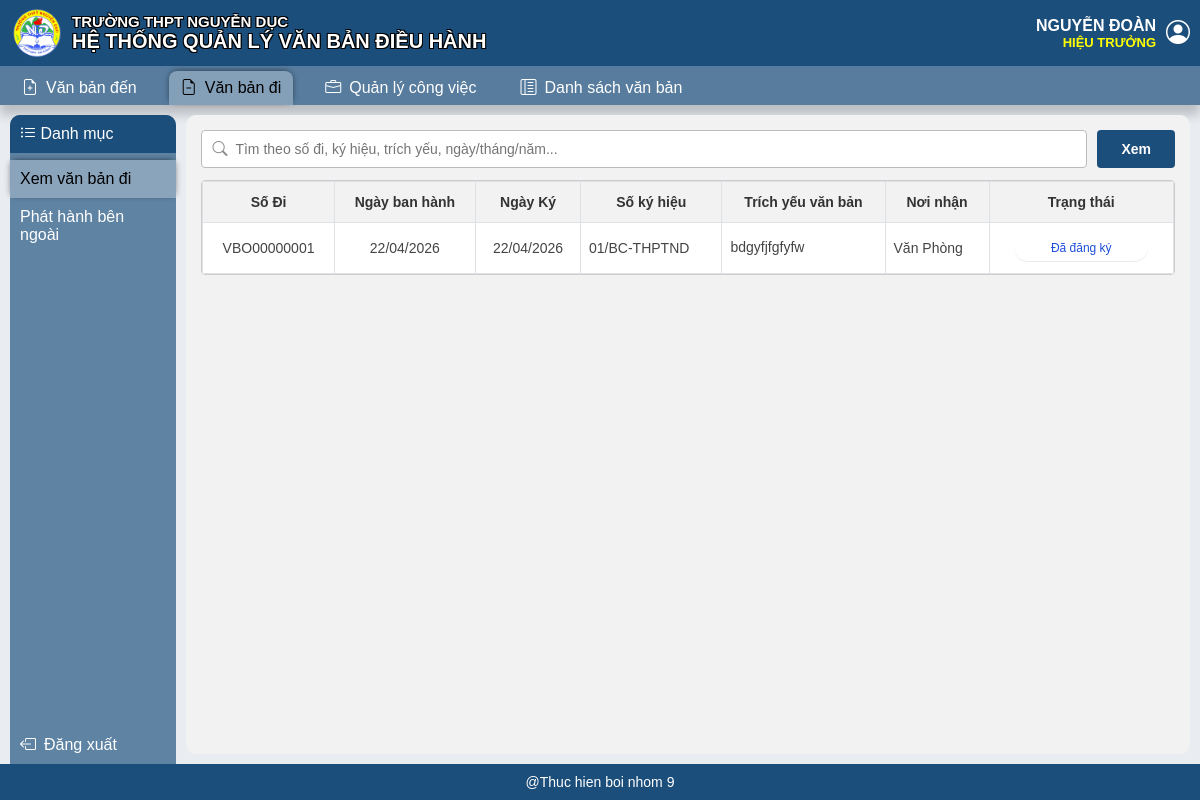
The page /van-ban-di/ (signed in) on the database as committed earlier.
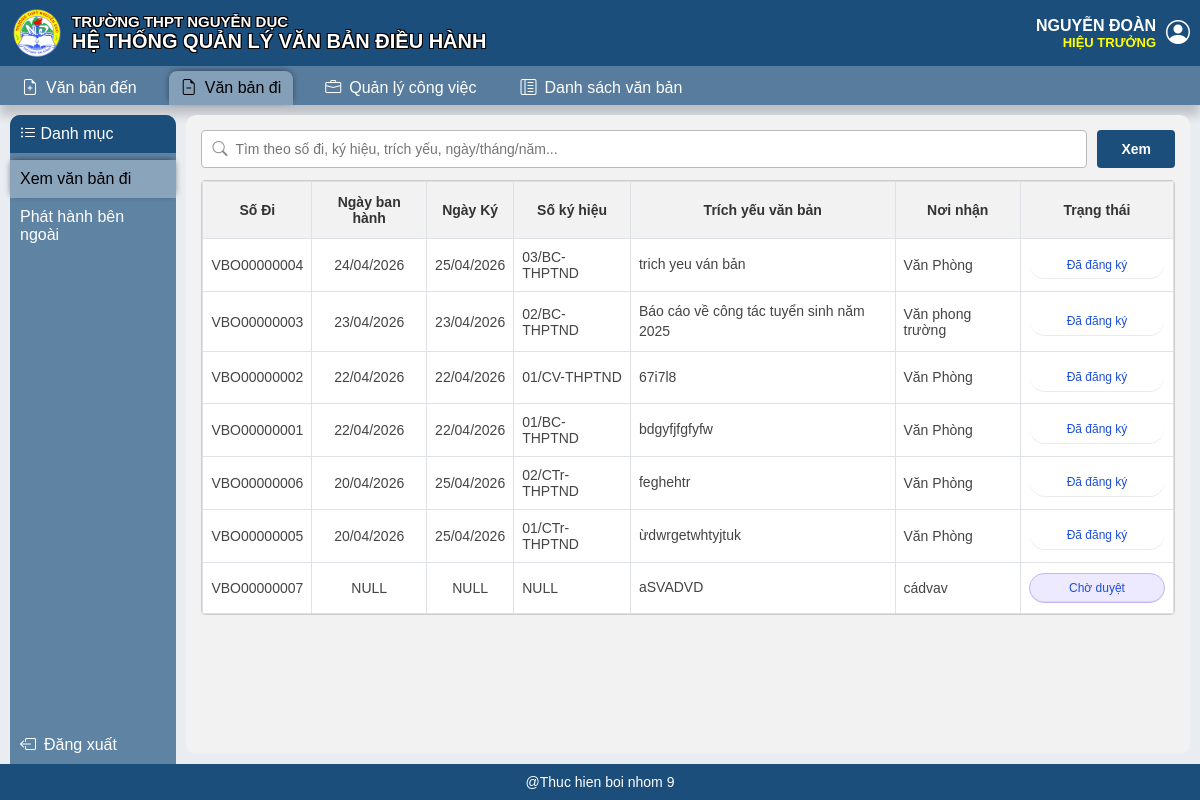
The same page on the database as committed later.
### QLVBDH/models.py (models this page shows, shortened)
class VanBanDi(models.Model):
    class TrangThai(models.TextChoices):
        DU_THAO = "Du thao", "Dự thảo"
        CHO_DUYET = "Cho duyet", "Chờ duyệt"
        DANG_CHINH_SUA = "Dang chinh sua", "Đang chỉnh sửa"
        CHO_DANG_KY = "Cho dang ky", "Chờ đăng ký"
        DA_DANG_KY = "Da dang ky", "Đã đăng ký"
        CHO_LUAN_CHUYEN = "Cho luan chuyen", "Chờ luân chuyển"
        CHO_PHAN_CONG = "Cho phan cong", "Chờ phân công"
        DA_HOAN_THANH = "Da hoan thanh", "Đã hoàn thành"
        DA_BAN_HANH = "Da ban hanh", "Đã ban hành"
    so_vb_di = models.CharField(max_length=10, primary_key=True, blank=True)
    so_thu_tu = models.PositiveIntegerField(null=True, blank=True)
    so_ky_hieu = models.CharField(max_length=50)
    ma_loai_vb = models.ForeignKey(
        LoaiVanBan,
        on_delete=models.PROTECT,
        related_name="van_ban_dis",
    )
    nguoi_tao = models.ForeignKey(
        GiaoVien,
        on_delete=models.PROTECT,
        related_name="van_ban_da_tao",
    )
    trich_yeu = models.CharField(max_length=500)
    nguoi_ky = models.ForeignKey(
        GiaoVien,
        on_delete=models.PROTECT,
        related_name="van_ban_da_ky",
    )
    ngay_ky = models.DateField(null=True, blank=True)
    noi_nhan = models.CharField(max_length=100)
    ban_du_thao = models.FileField(upload_to="van_ban_di/du_thao/", null=True, blank=True)
    ban_chinh_thuc = models.FileField(
        upload_to="van_ban_di/chinh_thuc/",
        null=True,
        blank=True,
    )
    trang_thai_vb_di = models.CharField(max_length=50, default="Soạn thảo")
    da_phat_hanh_ben_ngoai = models.BooleanField(default=False)
    da_ban_hanh_noi_bo = models.BooleanField(default=False)
    da_gui_phan_cong = models.BooleanField(default=False)
    ngay_ban_hanh = models.DateField(null=True, blank=True)
    ma_muc_do = models.ForeignKey(
        MucDoUuTien,
        on_delete=models.PROTECT,
        related_name="van_ban_dis",
    )
    class Meta:
        db_table = "VanBanDi"
        verbose_name = "Văn bản đi"
        verbose_name_plural = "Văn bản đi"
        ordering = ["-ngay_ban_hanh", "-ngay_ky"]
    def get_file_attachments(self, loai_tep):
        return list(self.tep_dinh_kem_dis.filter(loai_tep=loai_tep).order_by("thu_tu", "ngay_tao", "ma_tep"))
    def get_draft_attachments(self):
        return self.get_file_attachments(TepDinhKemVanBanDi.LoaiTep.DU_THAO)
    def get_official_attachments(self):
        return self.get_file_attachments(TepDinhKemVanBanDi.LoaiTep.CHINH_THUC)

### QLVBDH/views.py (the view)
# urls.py: path("van-ban-di/", danh_sach_van_ban_di_view, name="danh_sach_van_ban_di"),
@login_required
def danh_sach_van_ban_di_view(request):
    giao_vien = getattr(request.user, "ho_so_giao_vien", None)
    denied_response = deny_if_no_permission(
        request,
        allowed=can_view_incoming_outgoing(giao_vien),
    )
    if denied_response:
        return denied_response
    documents = list(
        annotate_priority_order(VanBanDi.objects.select_related("ma_loai_vb", "ma_muc_do", "nguoi_tao", "nguoi_ky"))
        .prefetch_related("xu_lys__ma_gv")
        .order_by("priority_rank", "-ngay_ban_hanh", "-ngay_ky", "-so_vb_di")
    )
    documents.sort(
        key=lambda document: build_document_list_sort_key(
            document,
            status_value=document.trang_thai_vb_di,
            date_value=document.ngay_ban_hanh or document.ngay_ky,
            sequence_value=document.so_vb_di,
            pending_status=VanBanDi.TrangThai.CHO_PHAN_CONG,
        )
    )
    for document in documents:
        document.status_css_class = get_van_ban_di_status_class(document.trang_thai_vb_di)
        document.trang_thai_hien_thi = get_van_ban_di_status_label(document.trang_thai_vb_di)
        document.da_phan_cong = bool(document.da_gui_phan_cong)
        document.nguoi_ky_hien_thi = get_document_signers_display(document)
        document.ban_du_thao_attachments_json = serialize_attachment_json(
            serialize_outgoing_supporting_attachments(document, TepDinhKemVanBanDi.LoaiTep.DU_THAO)
        )
        document.ban_chinh_thuc_attachments_json = serialize_attachment_json(
            serialize_outgoing_supporting_attachments(document, TepDinhKemVanBanDi.LoaiTep.CHINH_THUC)
        )
    context = {
        "page_title": "Danh sách văn bản đi",
        "active_menu": "outgoing_text",
        "documents": documents,
        "document_status_choices": build_choice_options(
            VanBanDi.TrangThai,
            [
                VanBanDi.TrangThai.DU_THAO,
                VanBanDi.TrangThai.CHO_DUYET,
                VanBanDi.TrangThai.DANG_CHINH_SUA,
                VanBanDi.TrangThai.CHO_DANG_KY,
                VanBanDi.TrangThai.DA_DANG_KY,
                VanBanDi.TrangThai.DA_HOAN_THANH,
            ],
        ),
        "loai_van_ban_list": LoaiVanBan.objects.filter(ap_dung__in=[0, 2]).order_by("ten_loai_vb"),
        "muc_do_list": MucDoUuTien.objects.order_by("muc_do"),
        "giao_vien_list": GiaoVien.objects.order_by("ho_ten"),
        "recipient_list": NoiNhan.objects.order_by("ten_noi_nhan"),
        "can_manage_documents": giao_vien is None or is_van_thu(giao_vien),
    }
    return render(request, "van_ban_di_list.html", context)

### QLVBDH/context_processors.py (called while the page is built)
def normalize_text(value):
    normalized = unicodedata.normalize("NFD", value or "")
    without_marks = "".join(char for char in normalized if unicodedata.category(char) != "Mn")
    compact = " ".join(without_marks.strip().lower().split())
    return compact.replace(" /", "/").replace("/ ", "/")

def has_role(giao_vien, role_name):
    if giao_vien is None:
        return False
    return normalize_text(giao_vien.chuc_vu) == normalize_text(role_name)

def has_group(giao_vien, group_name):
    if giao_vien is None or not giao_vien.user_id:
        return False
    target = normalize_text(group_name)
    return any(target == normalize_text(name) for name in giao_vien.user.groups.values_list("name", flat=True))

def has_any_group(giao_vien, *group_names):
    return any(has_group(giao_vien, group_name) for group_name in group_names)

def is_limited_bgh_user(giao_vien):
    return has_group(giao_vien, "Ban giam hieu")

### QLVBDH/models.py (called while the page is built)
    @property
    def ten_vai_tro_hien_thi(self):
        return (self.chuc_vu or "").strip()

### QLVBDH/views.py (called while the page is built)
def get_choice_label(choice_class, value):
    for choice in choice_class:
        if choice.value == value:
            return choice.label
    return (value or "").strip()

### QLVBDH/templates/van_ban_di_list.html (shortened to what the changed rows need)
{% extends "base.html" %}
{% load static %}
{% block extra_css %}
    <link rel="stylesheet" href="{% static 'css/van_ban_di_list.css' %}">
{% endblock %}
{% block content %}
    <div class="van-ban-page" data-can-manage="{% if can_manage_documents %}1{% else %}0{% endif %}">
        <div class="table-responsive">
            <table class="table-custom">
                <thead>
                    <tr>
                        <th>Số Đi</th>
                        <th>Ngày ban hành</th>
                        <th>Ngày Ký</th>
                        <th>Số ký hiệu</th>
                        <th>Trích yếu văn bản</th>
                        <th>Nơi nhận</th>
                        <th>Trạng thái</th>
                    </tr>
                </thead>
                <tbody id="data-table-body">
                    {% for document in documents %}
                        <tr
                            data-update-url="{% url 'cap_nhat_van_ban_di' document.so_vb_di %}"
                            data-register-url="{% url 'dang_ky_van_ban_di' document.so_vb_di %}"
                            data-transfer-url="{% url 'luan_chuyen_van_ban_di' document.so_vb_di %}"
                            data-external-publish-url="{% url 'phat_hanh_ben_ngoai_van_ban_di' document.so_vb_di %}"
                            data-internal-publish-url="{% url 'ban_hanh_noi_bo_van_ban_di' document.so_vb_di %}"
                            data-so-di="{{ document.so_vb_di }}"
                            data-trang-thai="{{ document.trang_thai_vb_di }}"
                            data-da-phan-cong="{% if document.da_phan_cong %}1{% else %}0{% endif %}"
                            data-da-phat-hanh-ben-ngoai="{% if document.da_phat_hanh_ben_ngoai %}1{% else %}0{% endif %}"
                            data-da-ban-hanh-noi-bo="{% if document.da_ban_hanh_noi_bo %}1{% else %}0{% endif %}"
                            data-da-gui-phan-cong="{% if document.da_gui_phan_cong %}1{% else %}0{% endif %}"
                            data-ngay-ban-hanh="{% if document.ngay_ban_hanh %}{{ document.ngay_ban_hanh|date:'d/m/Y' }}{% endif %}"
                            data-ngay-ky="{% if document.ngay_ky %}{{ document.ngay_ky|date:'d/m/Y' }}{% endif %}"
                            data-so-ky-hieu="{{ document.so_ky_hieu }}"
                            data-trich-yeu="{{ document.trich_yeu }}"
                            data-noi-nhan="{{ document.noi_nhan }}"
                            data-loai-vb-id="{{ document.ma_loai_vb_id }}"
                            data-muc-do-id="{{ document.ma_muc_do_id }}"
                            data-nguoi-tao-id="{{ document.nguoi_tao_id }}"
                            data-nguoi-ky-id="{{ document.nguoi_ky_id }}"
                            data-nguoi-ky-display="{{ document.nguoi_ky_hien_thi }}"
                            data-ban-du-thao-name="{% if document.ban_du_thao %}{{ document.ban_du_thao.name|cut:'van_ban_di/du_thao/' }}{% endif %}"
                            data-ban-du-thao-url="{% if document.ban_du_thao %}{{ document.ban_du_thao.url }}{% endif %}"
                            data-ban-du-thao-attachments-json="{{ document.ban_du_thao_attachments_json|default:'[]'|escape }}"
                            data-ban-chinh-thuc-name="{% if document.ban_chinh_thuc %}{{ document.ban_chinh_thuc.name|cut:'van_ban_di/chinh_thuc/' }}{% endif %}"
                            data-ban-chinh-thuc-url="{% if document.ban_chinh_thuc %}{{ document.ban_chinh_thuc.url }}{% endif %}"
                            data-ban-chinh-thuc-attachments-json="{{ document.ban_chinh_thuc_attachments_json|default:'[]'|escape }}"
                        >
                            <td class="text-center" data-col="so-di">{{ document.so_vb_di }}</td>
                            <td class="text-center {% if not document.ngay_ban_hanh %}color{% endif %}" data-col="ngay-ban-hanh">
                                {% if document.ngay_ban_hanh %}{{ document.ngay_ban_hanh|date:"d/m/Y" }}{% else %}NULL{% endif %}
                            </td>
                            <td class="text-center {% if not document.ngay_ky %}color{% endif %}" data-col="ngay-ky">
                                {% if document.ngay_ky %}{{ document.ngay_ky|date:"d/m/Y" }}{% else %}NULL{% endif %}
                            </td>
                            <td class="{% if not document.so_ky_hieu %}color{% endif %}" data-col="so-ky-hieu">
                                {% if document.so_ky_hieu %}{{ document.so_ky_hieu }}{% else %}NULL{% endif %}
                            </td>
                            <td data-col="trich-yeu">{{ document.trich_yeu }}</td>
                            <td data-col="noi-nhan">{{ document.noi_nhan }}</td>
                            <td class="text-center" data-col="trang-thai">
                                <span class="status-badge {{ document.status_css_class }}">{{ document.trang_thai_hien_thi }}</span>
                            </td>
                        </tr>
                    {% empty %}
                        <tr>
                            <td colspan="7" class="empty-state">Chưa có văn bản đi nào.</td>
                        </tr>
                    {% endfor %}
                </tbody>
            </table>
        </div>
    </div>
{% endblock %}

Rows that differ between the two databases and show on the page:
added VanBanDi: so_vb_di "VBO00000004", ngay_ban_hanh "24/04/2026", ngay_ky "25/04/2026", so_ky_hieu "03/BC-THPTND", trich_yeu "trich yeu ván bản", noi_nhan "Văn Phòng", trang_thai_hien_thi "Đã đăng ký"
added VanBanDi: so_vb_di "VBO00000003", ngay_ban_hanh "23/04/2026", ngay_ky "23/04/2026", so_ky_hieu "02/BC-THPTND", trich_yeu "Báo cáo về công tác tuyển sinh năm 2025", noi_nhan "Văn phong trường", trang_thai_hien_thi "Đã đăng ký"
added VanBanDi: so_vb_di "VBO00000002", ngay_ban_hanh "22/04/2026", ngay_ky "22/04/2026", so_ky_hieu "01/CV-THPTND", trich_yeu "67i7l8", noi_nhan "Văn Phòng", trang_thai_hien_thi "Đã đăng ký"
added VanBanDi: so_vb_di "VBO00000006", ngay_ban_hanh "20/04/2026", ngay_ky "25/04/2026", so_ky_hieu "02/CTr-THPTND", trich_yeu "feghehtr", noi_nhan "Văn Phòng", trang_thai_hien_thi "Đã đăng ký"
added VanBanDi: so_vb_di "VBO00000005", ngay_ban_hanh "20/04/2026", ngay_ky "25/04/2026", so_ky_hieu "01/CTr-THPTND", trich_yeu "ừdwrgetwhtyjtuk", noi_nhan "Văn Phòng", trang_thai_hien_thi "Đã đăng ký"
added VanBanDi: so_vb_di "VBO00000007", shows "NULL", so_ky_hieu "NULL", trich_yeu "aSVADVD", noi_nhan "cádvav", trang_thai_hien_thi "Chờ duyệt"
